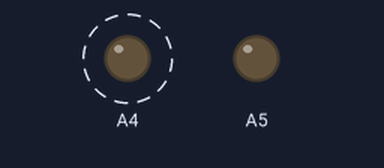
Recording of a sketch running on a simulated Arduino Uno, built with avr-gcc and run on an emulated ATmega328P. On the bench: output pins drawn as LEDs (lit = HIGH). Dashed ring = blinking. At 4.2 s the program stops and its outputs stay as they are.

Above: at 0.9 s.
At 2.77 s:
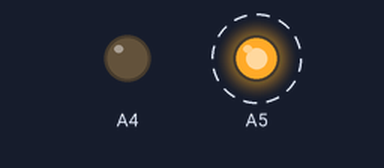
Timing chart, 0 to 3.1 s (numbered marks = the images above):
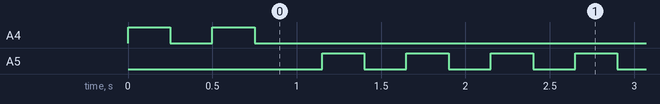

The sketch:

score_tester.ino
```cpp
int score = 26;

void setup() {
  // put your setup code here, to run once:
  pinMode(A4, OUTPUT);
  pinMode(A5, OUTPUT);

}

void loop() {

  for (int x = 0; x < score / 10; x++) {
    digitalWrite(A4, HIGH);
    delay(250);
    digitalWrite(A4, LOW);
    delay(250);
    Serial.println(x);
  }
  delay(150);
  for (int x = 0; x < score - (round(score / 10) * 10); x++) {
    digitalWrite(A5, HIGH);
    delay(250);
    digitalWrite(A5, LOW);
    delay(250);
    Serial.println(x);
  }
  exit(0);
}
```

Measured:
- by itself, A4: alternates HIGH for 0.25 s and LOW for 0.25 s, 4 changes in all, then stays LOW
- by itself, A5: alternates HIGH for 0.25 s and LOW for 0.25 s, 12 changes in all, then stays LOW
